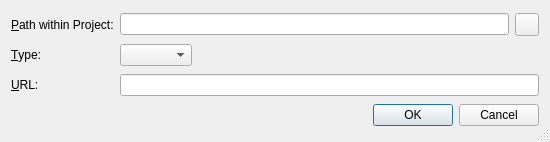
<?xml version="1.0" encoding="UTF-8"?>
<ui version="4.0">
 <class>HgAddSubrepositoryDialog</class>
 <widget class="QDialog" name="HgAddSubrepositoryDialog">
  <property name="geometry">
   <rect>
    <x>0</x>
    <y>0</y>
    <width>550</width>
    <height>142</height>
   </rect>
  </property>
  <property name="windowTitle">
   <string>Add Sub-repository</string>
  </property>
  <property name="sizeGripEnabled">
   <bool>true</bool>
  </property>
  <layout class="QGridLayout" name="gridLayout">
   <item row="0" column="0">
    <widget class="QLabel" name="label">
     <property name="text">
      <string>&amp;Path within Project:</string>
     </property>
     <property name="buddy">
      <cstring>pathEdit</cstring>
     </property>
    </widget>
   </item>
   <item row="0" column="1">
    <layout class="QHBoxLayout" name="horizontalLayout">
     <item>
      <widget class="QLineEdit" name="pathEdit">
       <property name="toolTip">
        <string>Enter the path of the sub-repository relative to the project</string>
       </property>
      </widget>
     </item>
     <item>
      <widget class="QToolButton" name="pathButton">
       <property name="toolTip">
        <string>Select the path of the sub-repository with a directory selection dialog</string>
       </property>
      </widget>
     </item>
    </layout>
   </item>
   <item row="1" column="0">
    <widget class="QLabel" name="label_2">
     <property name="text">
      <string>&amp;Type:</string>
     </property>
     <property name="buddy">
      <cstring>typeCombo</cstring>
     </property>
    </widget>
   </item>
   <item row="1" column="1">
    <layout class="QHBoxLayout" name="horizontalLayout_2">
     <item>
      <widget class="QComboBox" name="typeCombo">
       <property name="toolTip">
        <string>Select the type of the sub-repository</string>
       </property>
      </widget>
     </item>
     <item>
      <spacer name="horizontalSpacer">
       <property name="orientation">
        <enum>Qt::Horizontal</enum>
       </property>
       <property name="sizeHint" stdset="0">
        <size>
         <width>40</width>
         <height>20</height>
        </size>
       </property>
      </spacer>
     </item>
    </layout>
   </item>
   <item row="2" column="0">
    <widget class="QLabel" name="label_3">
     <property name="text">
      <string>&amp;URL:</string>
     </property>
     <property name="buddy">
      <cstring>urlEdit</cstring>
     </property>
    </widget>
   </item>
   <item row="2" column="1">
    <widget class="QLineEdit" name="urlEdit">
     <property name="toolTip">
      <string>Enter the URL of the sub-repository</string>
     </property>
    </widget>
   </item>
   <item row="3" column="0" colspan="2">
    <widget class="QDialogButtonBox" name="buttonBox">
     <property name="orientation">
      <enum>Qt::Horizontal</enum>
     </property>
     <property name="standardButtons">
      <set>QDialogButtonBox::Cancel|QDialogButtonBox::Ok</set>
     </property>
    </widget>
   </item>
  </layout>
 </widget>
 <tabstops>
  <tabstop>pathEdit</tabstop>
  <tabstop>pathButton</tabstop>
  <tabstop>typeCombo</tabstop>
  <tabstop>urlEdit</tabstop>
  <tabstop>buttonBox</tabstop>
 </tabstops>
 <resources/>
 <connections>
  <connection>
   <sender>buttonBox</sender>
   <signal>accepted()</signal>
   <receiver>HgAddSubrepositoryDialog</receiver>
   <slot>accept()</slot>
   <hints>
    <hint type="sourcelabel">
     <x>248</x>
     <y>254</y>
    </hint>
    <hint type="destinationlabel">
     <x>157</x>
     <y>274</y>
    </hint>
   </hints>
  </connection>
  <connection>
   <sender>buttonBox</sender>
   <signal>rejected()</signal>
   <receiver>HgAddSubrepositoryDialog</receiver>
   <slot>reject()</slot>
   <hints>
    <hint type="sourcelabel">
     <x>316</x>
     <y>260</y>
    </hint>
    <hint type="destinationlabel">
     <x>286</x>
     <y>274</y>
    </hint>
   </hints>
  </connection>
 </connections>
</ui>
